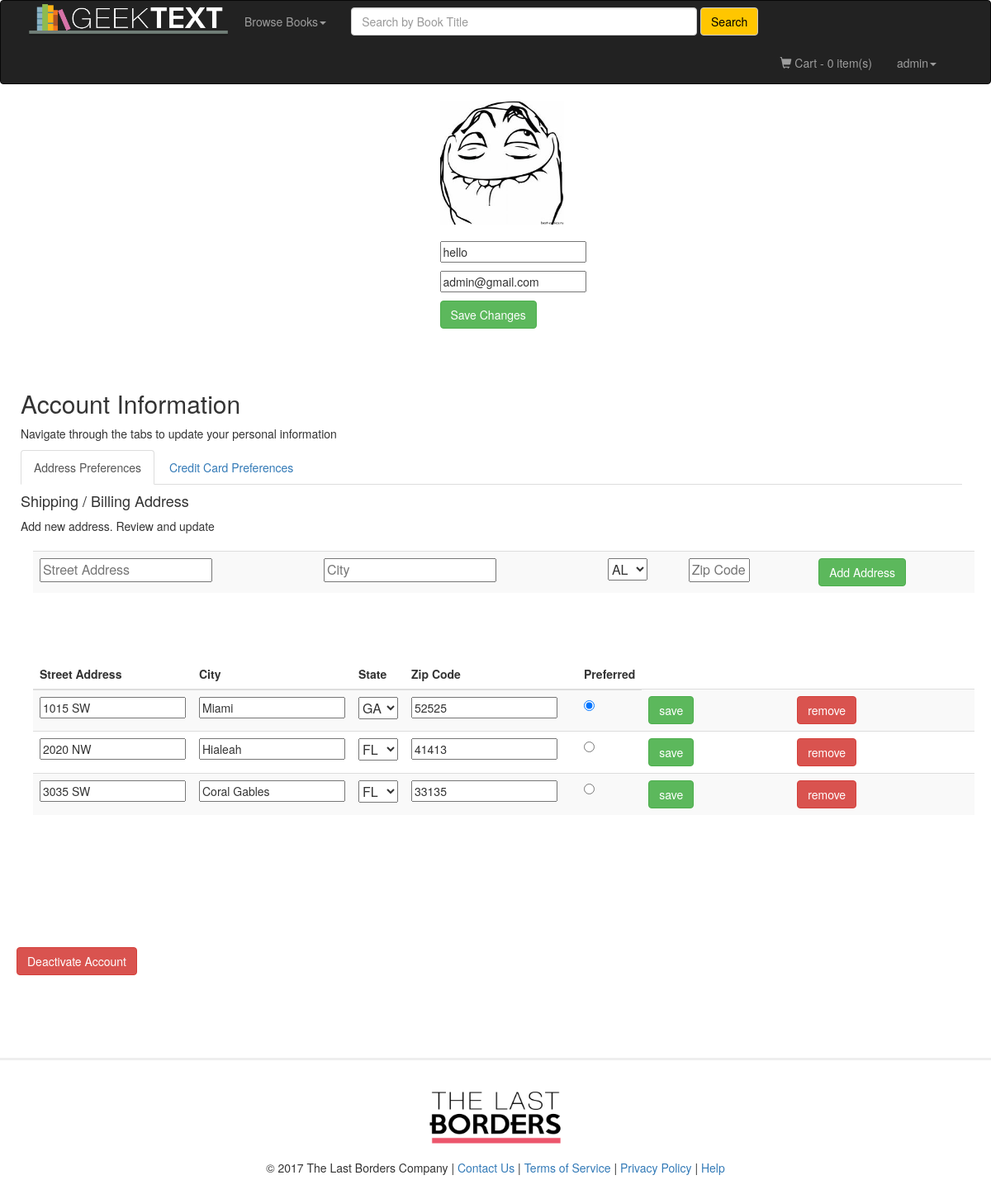
The app's page /account.php (signed in) with its own data.
### tables this page shows
CREATE TABLE `user` (
  `id` varchar(15) NOT NULL,
  `password` varchar(50) NOT NULL,
  `name` varchar(30) NOT NULL,
  `nickname` varchar(30) NOT NULL,
  `avatar` int(11) NOT NULL DEFAULT '0',
  `email` varchar(50) NOT NULL,
  `street1` varchar(30) NOT NULL,
  `street2` varchar(30) NOT NULL,
  `city` varchar(20) NOT NULL,
  `state` varchar(20) NOT NULL,
  `zip_code` varchar(5) NOT NULL,
  `short_zip_code` varchar(4) NOT NULL
);

CREATE TABLE `shipping` (
  `id` varchar(15) NOT NULL,
  `address_id` int(6) NOT NULL,
  `preferred` char(1) NOT NULL,
  `street1` varchar(30) NOT NULL,
  `street2` varchar(30) NOT NULL,
  `city` varchar(20) NOT NULL,
  `state` varchar(20) NOT NULL,
  `zip_code` varchar(5) NOT NULL,
  `short_zip_code` varchar(4) NOT NULL
);

### existing_addresses.php (the view, shortened to what this page needs)
<div class="container">
  <table id="address_table" class="table table-striped">
    <thead>
      <tr>
        <th class="fit">Street Address</th>
        <th class="fit">City</th>
        <th class="fit">State
        <th class="fit">Zip Code</th>
        <th class="fit hidden-element"></th>
        <th class="fit">Preferred</th>
      </tr>
    </thead>
    <tbody>
      <?php while( $row = mysqli_fetch_array( $result1 ) ){ ?>
       <form action="update_address.php" method="post">
      <tr>
          <td class="fit"><input type="text" value="<?php echo( htmlspecialchars( $row['street1'] ) ); ?>" name="street" placeholder="Street Address"></td>
          <td class="fit"><input type="text" value="<?php echo( htmlspecialchars( $row['city'] ) ); ?>" name="city" placeholder="City"></td>
        <td>
          <select class="fit" name="state">
            <option value="FL" <?php if($row['state']=="FL") { ?> selected <?php } ?>>FL</option>
            <option value="GA" <?php if($row['state']=="GA") { ?> selected <?php } ?>>GA</option>
          </select>
        </td>
          <td class="fit"><input type="number" size="5" maxlenght="5" value="<?php echo( htmlspecialchars( $row['zip_code'] ) ); ?>" name="zip" placeholder="Zip Code"></td>
          <td class="fit hidden-element"><input type="hidden" value="<?php echo (htmlspecialchars( $row['address_id']) ); ?>" name="addressId" placeholder="Address ID"></td>
          <td class="fit"><input type="radio" name="preferred" class="preferred-address" value="<?php echo htmlspecialchars($row['preferred']); ?>"
	        	<?php
	        		$pref = htmlspecialchars($row['preferred']) ;
	        		if($pref == "1") {
	        			echo "checked" ;}
	        	?>>
          </td>
	        <td><input type="submit" name="action" value="save"   class="btn btn-success"></td>
	        <td><input type="submit" name="action" value="remove" class="btn btn-danger"></td>
	        <br>
      </tr>
       </form>
      <?php } ?>
    </tbody>
  </table>
</div>

### account.php (shortened to what this page needs)
<html lang="en">
<head>
	</head>
<body>
<?php
	include("header.php");
	$link = mysqli_connect("localhost", "root", "", "geek_text");
	$id = $_SESSION['username'];
	$sql = "SELECT * FROM user WHERE id='$id'";
	$result=mysqli_query($link, $sql);
	$row = mysqli_fetch_array( $result );
?>
<div class="row">
    <div class="col-md-2 col-md-offset-5">
    	<form action="update_profile.php" method="post">
		<?php
			if($row['avatar'] == '0'){
				echo'<a href="./avatar_select.php"><img src="avatar_icon/avatar.png" border="1px" style="width:150px;height:150px; margin-left: 20;"></a>';
			}
			elseif($row['avatar'] == '1'){
				echo'<a href="./avatar_select.php"><img src="avatar_icon/avatar1.png" border="1px" style="width:150px;height:150px; margin-left: 20;"></a>';
			}
			elseif($row['avatar'] == '2'){
				echo'<a href="./avatar_select.php"><img src="avatar_icon/avatar2.png" border="1px" style="width:150px;height:150px; margin-left: 20;"></a>';
			}
			elseif($row['avatar'] == '3'){
				echo'<a href="./avatar_select.php"><img src="avatar_icon/avatar3.png" border="1px" style="width:150px;height:150px; margin-left: 20;"></a>';
			}
			elseif($row['avatar'] == '4'){
				echo'<a href="./avatar_select.php"><img src="avatar_icon/ow.png" border="1px" style="width:150px;height:150px; margin-left: 20;"></a>';
			}
			elseif($row['avatar'] == '5'){
				echo'<a href="./avatar_select.php"><img src="avatar_icon/ow1.png" border="1px" style="width:150px;height:150px; margin-left: 20;"></a>';
			}
			elseif($row['avatar'] == '6'){
				echo'<a href="./avatar_select.php"><img src="avatar_icon/ow2.png" border="1px" style="width:150px;height:150px; margin-left: 20;"></a>';
			}
			elseif($row['avatar'] == '7'){
				echo'<a href="./avatar_select.php"><img src="avatar_icon/ow3.png" border="1px" style="width:150px;height:150px; margin-left: 20;"></a>';
			}
			elseif($row['avatar'] == '8'){
				echo'<a href="./avatar_select.php"><img src="avatar_icon/lol1.png" border="1px" style="width:150px;height:150px; margin-left: 20;"></a>';
			}
			elseif($row['avatar'] == '9'){
				echo'<a href="./avatar_select.php"><img src="avatar_icon/lol2.png" border="1px" style="width:150px;height:150px; margin-left: 20;"></a>';
			}
			elseif($row['avatar'] == '10'){
				echo'<a href="./avatar_select.php"><img src="avatar_icon/lol3.png" border="1px" style="width:150px;height:150px; margin-left: 20;"></a>';
			}
			elseif($row['avatar'] == '11'){
				echo'<a href="./avatar_select.php"><img src="avatar_icon/lol4.png" border="1px" style="width:150px;height:150px; margin-left: 20;"></a>';
			}
		?>
		<p style="margin-left: 20; margin-top: 20;"><input name="nickname" type="text" value="<?php echo( htmlspecialchars( $row['nickname'] ) ); ?>" placeholder="Nickname"/></p>
		<p style="margin-left: 20;"><input name="email" type="text" value="<?php echo( htmlspecialchars( $row['email'] ) ); ?>" placeholder="email"/></p>
		<input style="margin-left: 20;" type="submit" value="Save Changes" class="btn btn-success">
		</form>
    </div>
</div>
	<br><br>
<div class="container" style="margin-left: 10;">
  <h2>Account Information</h2>
  <p>Navigate through the tabs to update your personal information</p>
  <ul class="nav nav-tabs">
    <li class="active"><a data-toggle="tab" href="#addresses">Address Preferences</a></li>
    <li><a data-toggle="tab" href="#creditCard">Credit Card Preferences</a></li>
  </ul>
  <div class="tab-content">
    <div id="addresses" class=" tab-pane fade in active">
      <h4>Shipping / Billing Address</h4>
      <p>Add new address. Review and update</p>
	  <div class="container">
			<form action="add_address.php" method="post">
				<table class="table table-striped">
				<p>
					<tbody>
					<td><input type="text" name="street" placeholder="Street Address" required></td>
					<td><input type="text" name="city" placeholder="City" required></td>
					<td>
			          <select name="state">
			            <option value="AL">AL</option>
			          </select>
					</td>
					<td><input type="text" type="number" size="5" maxlenght="5" name="zip" placeholder="Zip Code" required></td>
					<td><input style="margin-left: 20;" type="submit" value="Add Address" class="btn btn-success"></td>
					</tbody>
				</p>
			</table>
			</form>
		</div>
		<?php
			$sql = "SELECT * FROM shipping WHERE id='$id'";
			$result1 = mysqli_query($link, $sql);
			$count=mysqli_num_rows($result1);
			if ($count != 0){
				include("existing_addresses.php");
			}
		?>
      </div>
  </div>
</div>
<br /><br /><br /><br /><br /><br />
<div id="deleteBtn" style="margin: 20px;"><input type="submit" name="action" value="Deactivate Account" class="btn btn-danger"></div>
<?php include("footer.php"); ?>
</body>
</html>

### account.php (style rules this page uses)
.table th.fit, .table td.fit { font-family: Calibri (Body); font-size: 14px; white-space: nowrap; width: 1%; }
.hidden-element { width: 0px; height: 0px; }

### records on screen
user: nickname "hello", email "admin@gmail.com"
shipping: street "1015 SW", city "Miami", state "GA", zip "52525", preferred "☑"
shipping: street "2020 NW", city "Hialeah", state "FL", zip "41413"
shipping: street "3035 SW", city "Coral Gables", state "FL", zip "33135"

### other values on screen
$count1 "0"
$_SESSION['username'] "admin"
